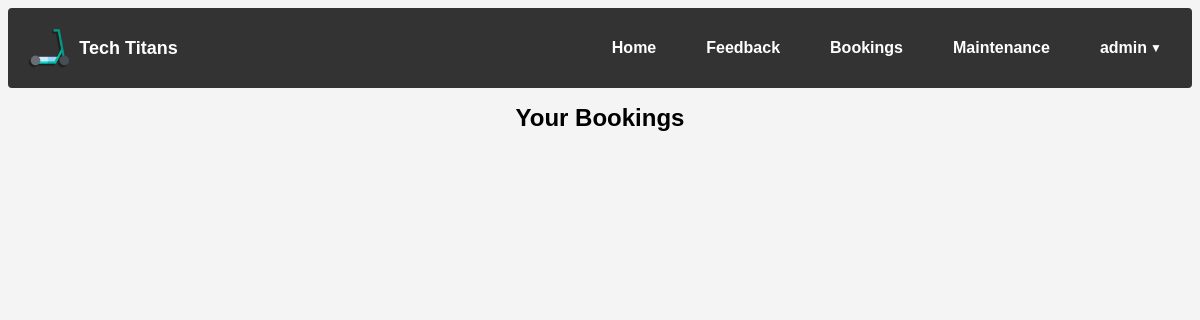
/bookings (signed in), run on an earlier commit of the app's database.
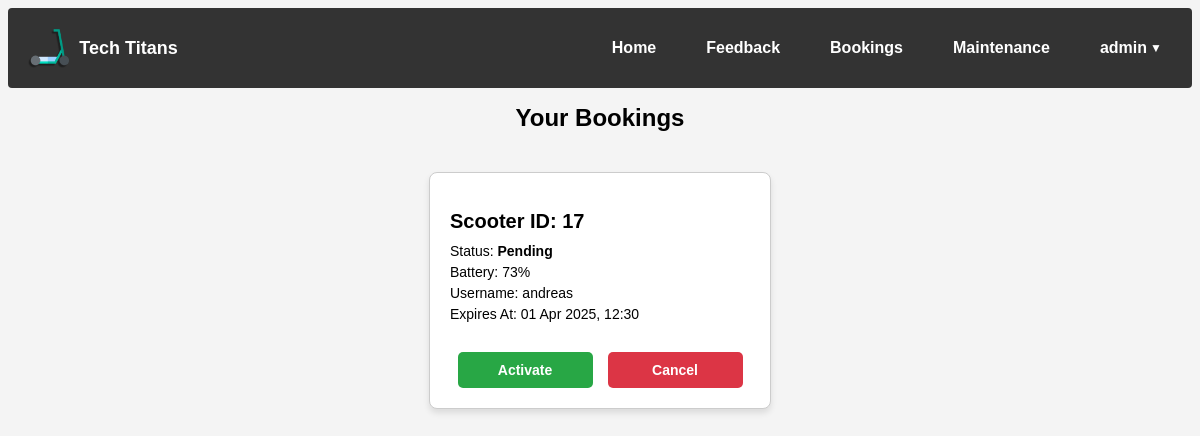
And on a later commit of the database.
### tables this page shows
CREATE TABLE bookings (
        id INTEGER PRIMARY KEY AUTOINCREMENT,
        user_id INTEGER NOT NULL,
        scooter_id INTEGER NOT NULL,
        status TEXT NOT NULL CHECK (status IN ('pending', 'active')),
        expires_at DATETIME NOT NULL,
        created_at DATETIME NOT NULL,
        activated_at DATETIME,
        FOREIGN KEY (user_id) REFERENCES users (id),
        FOREIGN KEY (scooter_id) REFERENCES scooters (id)
    );

CREATE TABLE scooters (
        id INTEGER PRIMARY KEY AUTOINCREMENT,
        lat REAL NOT NULL,
        lng REAL NOT NULL,
        battery INTEGER NOT NULL,
        isBooked BOOLEAN NOT NULL DEFAULT 0,
        needs_fixing BOOLEAN NOT NULL DEFAULT 0
    );

CREATE TABLE users (
        id INTEGER PRIMARY KEY AUTOINCREMENT,
        username TEXT UNIQUE NOT NULL,
        password TEXT NOT NULL,
        email TEXT NOT NULL,
        is_admin BOOLEAN NOT NULL DEFAULT 0
    );

### main.py (the view)
@app.get("/bookings")
def view_bookings(request: Request):
    session = get_session(request)
    if not session:
        return RedirectResponse("/login", status_code=303)
    conn = sqlite3.connect(DATABASE)
    cursor = conn.cursor()
    if session.get("is_admin"):
        cursor.execute("""
            SELECT b.id, b.scooter_id, b.status, b.expires_at, s.battery, u.username
            FROM bookings b
            JOIN scooters s ON b.scooter_id = s.id
            JOIN users u ON b.user_id = u.id
        """)
        bookings = [
            {
                "id": row[0],
                "scooter_id": row[1],
                "status": row[2],
                "expires_at": row[3],
                "battery": row[4],
                "username": row[5]
            }
            for row in cursor.fetchall()
        ]
    else:
        user_id = session["user_id"]
        cursor.execute("""
            SELECT b.id, b.scooter_id, b.status, b.expires_at, s.battery
            FROM bookings b
            JOIN scooters s ON b.scooter_id = s.id
            WHERE b.user_id = ?
        """, (user_id,))
        bookings = [
            {
                "id": row[0],
                "scooter_id": row[1],
                "status": row[2],
                "expires_at": row[3],
                "battery": row[4]
            }
            for row in cursor.fetchall()
        ]
    conn.close()
    error = request.cookies.get("bookings_error")
    response = templates.TemplateResponse("bookings.html", {
        "request": request,
        "bookings": bookings,
        "session": session,
        "error": error
    })
    response.delete_cookie("bookings_error")
    return response

### templates/bookings.html (shortened to what this page needs)
<!DOCTYPE html>
<html lang="en">
<head>
    <link rel="stylesheet" href="{{ url_for('static', path='/css/style.css') }}">
</head>
<body>
    <header>
        <nav>
            <div class="nav-left">
                <a href="/" class="nav-logo">
                    <img src="{{ url_for('static', path='/images/electric-scooter.png') }}" alt="Home" class="nav-logo-img">
                    <span class="nav-logo-text">Tech Titans</span>
                </a>
            </div>
            <div class="nav-right">
                <a href="/" class="nav-button">Home</a>
                <a href="/feedback" class="nav-button">Feedback</a>
                {% if session.is_admin %}
                <a href="/bookings" class="nav-button">Bookings</a>
                <a href="/admin/maintenance" class="nav-button">Maintenance</a>
                {% endif %}
                <div class="dropdown">
                    <button class="dropbtn">{{ session['username'] }}</button>
                </div>
            </div>
        </nav>
    </header>
    <main>
        <h1>Your Bookings</h1>
        <div class="bookings-container">
            {% for booking in bookings %}
            <div class="booking-card">
                <h2>Scooter ID: {{ booking.scooter_id }}</h2>
                <p>Status: <strong>{{ booking.status | capitalize }}</strong></p>
                <p>Battery: {{ booking.battery }}%</p>
                {% if session.is_admin %}
                <p>Username: {{ booking.username }}</p>
                {% endif %}
                {% if booking.status != 'active' %}
                <p>Expires At: {{ booking.expires_at | datetimeformat }}</p>
                {% endif %}
                <div class="booking-actions">
                    {% if booking.status == 'pending' %}
                    <form method="post" action="/activate-booking" class="inline-form">
                        <button type="submit" class="btn btn-green">Activate</button>
                    </form>
                    <form method="post" action="/delete-booking" class="inline-form">
                        <button type="submit" class="btn btn-red">Cancel</button>
                    </form>
                    {% elif booking.status == 'active' %}
                    <form method="post" action="/delete-booking" class="inline-form">
                        <input type="hidden" name="booking_id" value="{{ booking.id }}">
                        <button type="submit" class="btn btn-red">Stop</button>
                    </form>
                    {% endif %}
                </div>
            </div>
            {% endfor %}
        </div>
    </main>
</body>
</html>

What changed in the data, as far as the page shows it:
added bookings: scooter_id "17", status "Pending", battery "73", username "andreas", expires_at "01 Apr 2025, 12:30"
